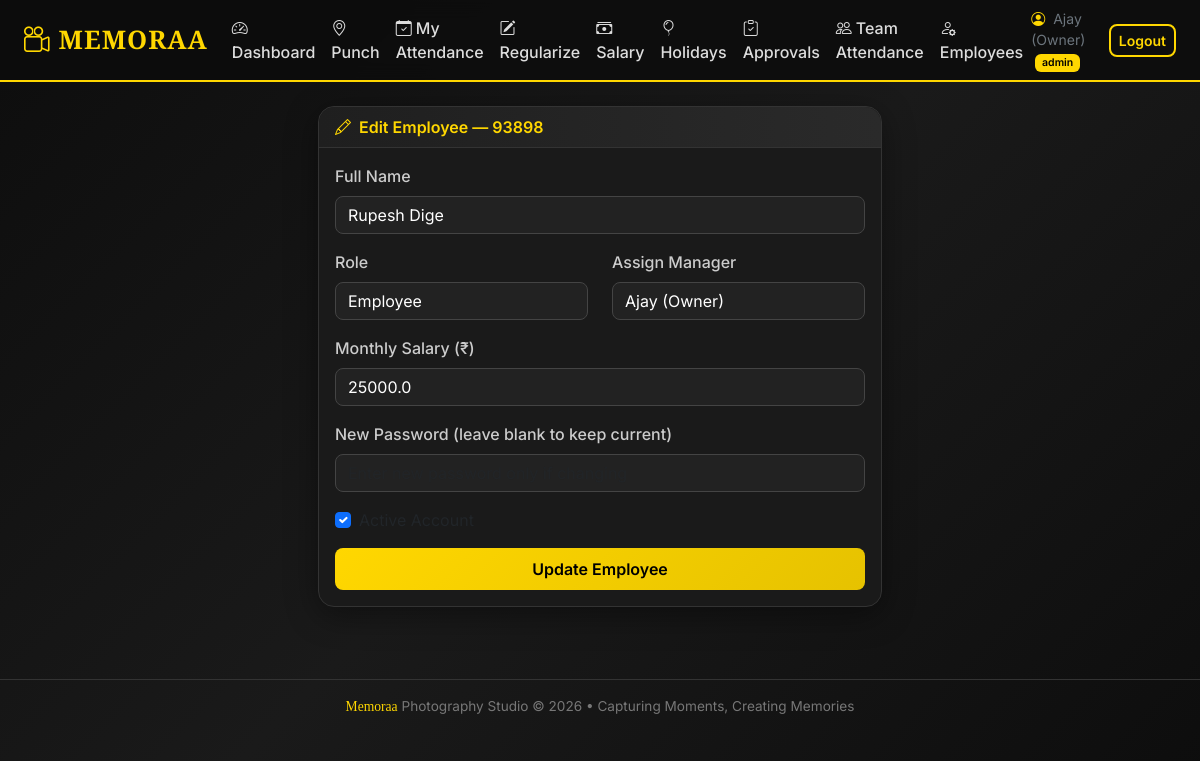
Screenshot of /admin/employee/edit/2 (signed in) with the database file from the repository.
### models.py (models this page shows, shortened)
class User(UserMixin, db.Model):
    __tablename__ = 'users'
    id = db.Column(db.Integer, primary_key=True)
    emp_id = db.Column(db.String(20), unique=True, nullable=False)  # e.g. EMP001 or mobile for admin
    name = db.Column(db.String(100), nullable=False)
    mobile = db.Column(db.String(15), unique=True, nullable=False)
    password_hash = db.Column(db.String(256), nullable=False)
    role = db.Column(db.String(20), nullable=False, default='employee')  # admin, manager, employee
    manager_id = db.Column(db.Integer, db.ForeignKey('users.id'), nullable=True)
    monthly_salary = db.Column(db.Float, default=0.0)  # Base monthly salary
    is_active = db.Column(db.Boolean, default=True)
    created_at = db.Column(db.DateTime, default=datetime.utcnow)
    manager = db.relationship('User', remote_side=[id], backref='team_members')
    attendances = db.relationship('Attendance', backref='employee', lazy='dynamic')
    regularization_requests = db.relationship('RegularizationRequest',
                                               foreign_keys='RegularizationRequest.user_id',
                                               backref='employee', lazy='dynamic')
    def is_admin(self):
        return self.role == 'admin'
    def is_manager(self):
        return self.role in ('admin', 'manager')

### app.py (the view, shortened to what this page needs)
@app.route('/admin/employee/edit/<int:uid>', methods=['GET', 'POST'])
@login_required
def edit_employee(uid):
    if not current_user.is_admin():
        flash('Admin access only.', 'danger')
        return redirect(url_for('dashboard'))
    user = User.query.get_or_404(uid)
    managers = User.query.filter(User.role.in_(['admin', 'manager']), User.id != uid).all()
    return render_template('edit_employee.html', user=user, managers=managers)

### app.py (called while the page is built)
@login_manager.user_loader
def load_user(user_id):
    return User.query.get(int(user_id))

### templates/edit_employee.html (shortened to what this page needs)
{% extends "base.html" %}
{% block content %}
<div class="row justify-content-center">
    <div class="col-lg-6">
        <div class="card">
            <div class="card-header"><i class="bi bi-pencil me-2"></i>Edit Employee — {{ user.emp_id }}</div>
            <div class="card-body">
                <form method="POST">
                    <div class="mb-3">
                        <label class="form-label">Full Name</label>
                        <input type="text" name="name" class="form-control" value="{{ user.name }}" required>
                    </div>
                    <div class="row">
                        <div class="col-md-6 mb-3">
                            <label class="form-label">Role</label>
                            <select name="role" class="form-select">
                                <option value="employee" {% if user.role=='employee' %}selected{% endif %}>Employee</option>
                            </select>
                        </div>
                        <div class="col-md-6 mb-3">
                            <label class="form-label">Assign Manager</label>
                            <select name="manager_id" class="form-select">
                                {% for m in managers %}
                                <option value="{{ m.id }}" {% if user.manager_id == m.id %}selected{% endif %}>{{ m.name }}</option>
                                {% endfor %}
                            </select>
                        </div>
                    </div>
                    <div class="mb-3">
                        <label class="form-label">Monthly Salary (₹)</label>
                        <input type="number" name="monthly_salary" class="form-control" step="0.01" min="0" value="{{ user.monthly_salary }}">
                    </div>
                    <div class="mb-3">
                        <label class="form-label">New Password (leave blank to keep current)</label>
                        <input type="text" name="password" class="form-control" placeholder="Enter new password only if changing">
                    </div>
                    <div class="form-check mb-3">
                        <input class="form-check-input" type="checkbox" name="is_active" id="active" {% if user.is_active %}checked{% endif %}>
                        <label class="form-check-label" for="active">Active Account</label>
                    </div>
                    <button type="submit" class="btn btn-gold w-100">Update Employee</button>
                </form>
            </div>
        </div>
    </div>
</div>
{% endblock %}

### templates/base.html (shortened to what this page needs)
<!DOCTYPE html>
<html lang="en">
<head>
    <link href="https://cdn.jsdelivr.net/npm/bootstrap@5.3.3/dist/css/bootstrap.min.css" rel="stylesheet">
    <link href="https://cdn.jsdelivr.net/npm/bootstrap-icons@1.11.3/font/bootstrap-icons.min.css" rel="stylesheet">
</head>
<body>
    {% if current_user.is_authenticated %}
    <nav class="navbar navbar-expand-lg sticky-top">
        <div class="container-fluid px-4">
            <a class="navbar-brand" href="{{ url_for('dashboard') }}">
                <i class="bi bi-camera-reels me-2"></i>MEMORAA
            </a>
            <div class="collapse navbar-collapse" id="navMenu">
                <ul class="navbar-nav me-auto mb-2 mb-lg-0">
                    <li class="nav-item"><a class="nav-link" href="{{ url_for('dashboard') }}"><i class="bi bi-speedometer2 me-1"></i>Dashboard</a></li>
                    <li class="nav-item"><a class="nav-link" href="{{ url_for('punch') }}"><i class="bi bi-geo-alt me-1"></i>Punch</a></li>
                    <li class="nav-item"><a class="nav-link" href="{{ url_for('attendance_history') }}"><i class="bi bi-calendar-check me-1"></i>My Attendance</a></li>
                    <li class="nav-item"><a class="nav-link" href="{{ url_for('regularize') }}"><i class="bi bi-pencil-square me-1"></i>Regularize</a></li>
                    <li class="nav-item"><a class="nav-link" href="{{ url_for('salary') }}"><i class="bi bi-cash-stack me-1"></i>Salary</a></li>
                    <li class="nav-item"><a class="nav-link" href="{{ url_for('holidays') }}"><i class="bi bi-balloon me-1"></i>Holidays</a></li>
                    {% if current_user.is_manager() %}
                    <li class="nav-item"><a class="nav-link" href="{{ url_for('manager_requests') }}"><i class="bi bi-clipboard-check me-1"></i>Approvals</a></li>
                    <li class="nav-item"><a class="nav-link" href="{{ url_for('admin_attendance') }}"><i class="bi bi-people me-1"></i>Team Attendance</a></li>
                    {% endif %}
                    {% if current_user.is_admin() %}
                    <li class="nav-item"><a class="nav-link" href="{{ url_for('employees') }}"><i class="bi bi-person-gear me-1"></i>Employees</a></li>
                    {% endif %}
                </ul>
                <div class="d-flex align-items-center gap-3">
                    <span class="text-secondary small">
                        <i class="bi bi-person-circle me-1 gold-text"></i>
                        {{ current_user.name }}
                        <span class="badge badge-gold ms-1">{{ current_user.role }}</span>
                    </span>
                    <a href="{{ url_for('logout') }}" class="btn btn-outline-gold btn-sm">Logout</a>
                </div>
            </div>
        </div>
    </nav>
    {% endif %}
    <main class="container-fluid px-4 py-4">
        {% block content %}{% endblock %}
    </main>
    <footer class="footer text-center py-3 mt-5">
        <div class="container">
            <span class="brand-font gold-text">Memoraa</span> Photography Studio &copy; 2026 • Capturing Moments, Creating Memories
        </div>
    </footer>
</body>
</html>

### templates/base.html (style rules this page uses)
:root { --gold: #FFD700; --gold-dark: #E6C200; --black: #0d0d0d; --dark: #1a1a1a; --gray: #2a2a2a; --light-gold: #FFF8DC; }
body { font-family: 'Inter', sans-serif; background: linear-gradient(135deg, #0d0d0d 0%, #1a1a1a 50%, #0d0d0d 100%); min-height: 100vh; color: #f0f0f0; }
.brand-font { font-family: 'Playfair Display', serif; }
.navbar { background: rgba(13,13,13,0.95) !important; border-bottom: 2px solid var(--gold); backdrop-filter: blur(10px); }
.navbar-brand { font-family: 'Playfair Display', serif; font-weight: 700; color: var(--gold) !important; font-size: 1.6rem; letter-spacing: 1px; }
.nav-link { color: #ddd !important; font-weight: 500; transition: all 0.2s; }
.btn-gold { background: linear-gradient(135deg, var(--gold), var(--gold-dark)); color: #000; font-weight: 600; border: none; border-radius: 8px; padding: 0.55rem 1.4rem; transition: all 0.25s; }
.btn-outline-gold { border: 2px solid var(--gold); color: var(--gold); font-weight: 600; border-radius: 8px; background: transparent; }
.card { background: var(--dark); border: 1px solid #333; border-radius: 16px; box-shadow: 0 8px 32px rgba(0,0,0,0.4); }
.card-header { background: linear-gradient(90deg, #1f1f1f, #2a2a2a); border-bottom: 1px solid #333; color: var(--gold); font-weight: 600; border-radius: 16px 16px 0 0 !important; }
.badge-gold { background: var(--gold); color: #000; font-weight: 600; }
.form-control, .form-select { background: #222; border: 1px solid #444; color: #fff; border-radius: 8px; }
.form-label { color: #ccc; font-weight: 500; }
.footer { border-top: 1px solid #333; color: #777; font-size: 0.85rem; }
.gold-text { color: var(--gold) !important; }

### rows the page displays
User: name "Ajay (Owner)", role "admin"
User: emp_id "93898", name "Rupesh Dige", role "Employee", manager_id "Ajay (Owner)", monthly_salary "25000.0", is_active "☑"
